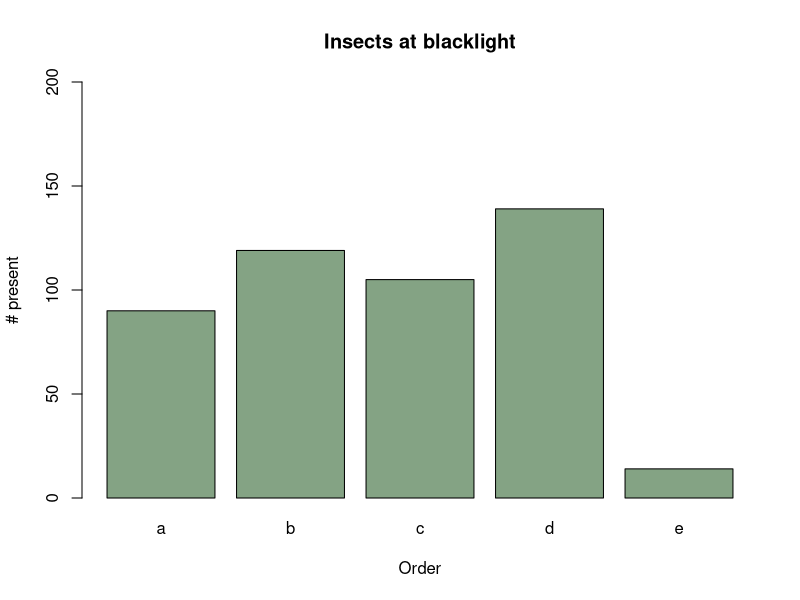

This figure's R source:
## ---- chunk 1
# CCI Blacklight data
data <- data.frame(
  name=letters[1:5],
  value=sample(seq(4,150),5)
)

barplot(height=data$value, names=data$name, col=rgb(0.2,0.4,0.2,0.6),
        xlab="Order",
        ylab="# present",
        main="Insects at blacklight",
        ylim=c(0, 200)
        )

